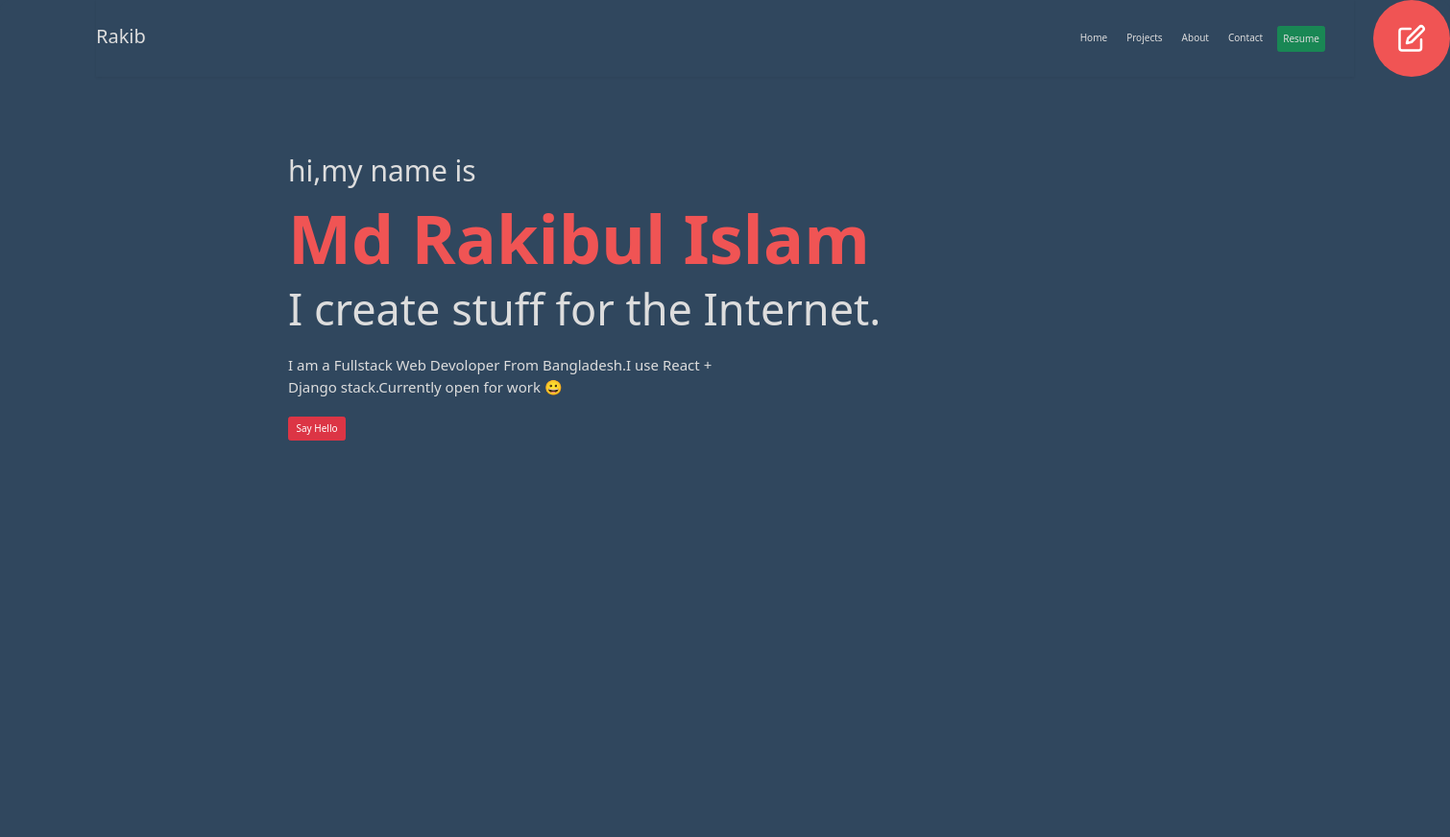
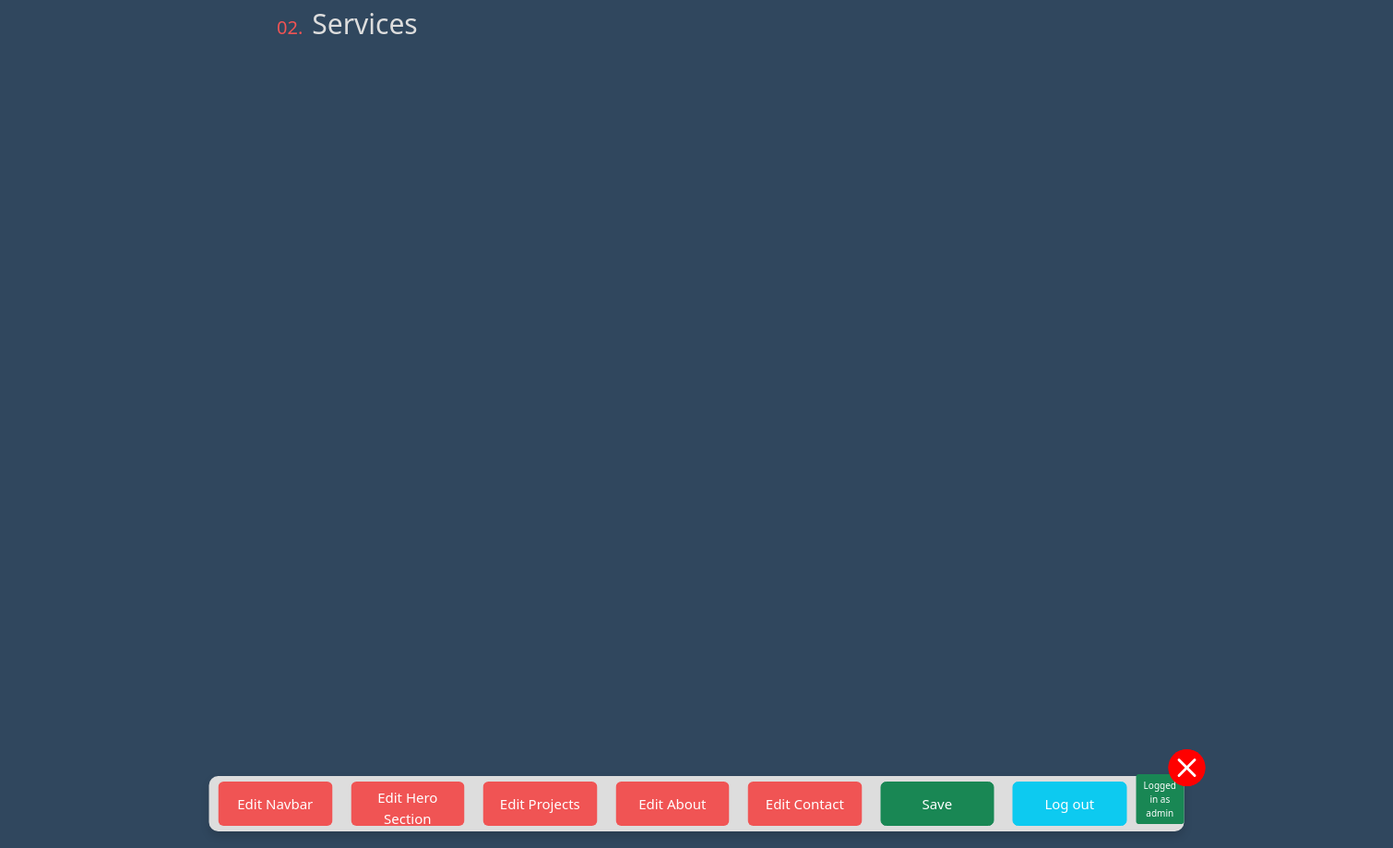
/edit/ (signed in), run on the app's committed database (2 pictures, top to bottom).
### EditPortfolio/models.py (models this page shows, shortened)
class heroModel(models.Model):
    username = models.CharField(max_length=100,null=True,blank=True)
    before_name = models.CharField(max_length=100,null=True,blank=True,default="Hi,my name is..")
    fullname = models.CharField(max_length=100,null=True,blank=True,default="FirstName LastName")
    before_description = models.CharField(max_length=100,null=True,blank=True,default="I create stuff for the Internet.")
    description = models.CharField(max_length=100,null=True,blank=True,default="I am a Fullstack Web Devoloper From Bangladesh.I use React + Django stack.Currently open for work 😀")
    created = models.DateTimeField(auto_now_add=True,null=True,blank=True)

### EditPortfolio/views.py (the view)
# urls.py: path("",editView,name="edit"),
def editView(request):
    hero_contents = heroModel.objects.filter(username=request.user).first()
    hero_contents_default = heroModel.objects.filter(
        username="default").first()
    form = editorForm
    if request.user.is_authenticated:
        pmodel = projectsModel.objects.filter(user = request.user)
    else:
        pmodel = ''
    if hero_contents is not None:
        data = {
            "check": 1,
            'before_name': hero_contents.before_name,
            'name': hero_contents.fullname,
            'before_description': hero_contents.before_description,
            'description': hero_contents.description,
        }
    else:
        data = {
            "check": 0,
            'before_name': hero_contents_default.before_name,
            'name': hero_contents_default.fullname,
            'before_description': hero_contents_default.before_description,
            'description': hero_contents_default.description,
        }
    return render(request, "edit/editpage.html", context={
        'data': data,
        'form':form,
        'projects' : pmodel
    })

### templates/edit/editpage.html (shortened to what this page needs)
{% extends "base.html" %}
 {% load static %}
 {% block css %}
<link rel="stylesheet" href="{% static 'css/navbar.css' %}" type="text/css" />
<link
  rel="stylesheet"
  href="{% static 'css/edit/edit.css' %}"
  type="text/css"
/>
{% endblock %}
  {% block content %}
  <div class="background_full">
  {% if user.is_authenticated %}
    {% include "edit/editbutton.html" %}
     {% include "edit/editBar.html" %}
     {% include "navbar.html" %}
     {% include "Hero/hero.html" with data=data %}
     {% include "projects/projects_container.html" with form=form %}
  </div>
  {% else %}
  {% include "auth/signup.html" %}
  {% endif %}
{% endblock %}

### templates/base.html (shortened to what this page needs)
{% load static %}
<!DOCTYPE html>
<html lang="en">
  <head>
    <link
      rel="stylesheet"
      href="{% static 'assets/bootstrap/bootstrap/css/bootstrap.min.css' %}"
      type="text/css"
    />
      <link
      rel="stylesheet"
      href="https://maxcdn.bootstrapcdn.com/font-awesome/4.7.0/css/font-awesome.min.css"
      type="text/css"
    />
    <link
      rel="stylesheet"
      href="{% static 'css/humburger.css' %}"
      type="text/css"
    />
    <link
      rel="stylesheet"
      href="{% static 'css/index.css' %}"
      type="text/css"
    />
    <link
      rel="stylesheet"
      href="{% static 'css/Hero/hero.css' %}"
      type="text/css"
    />
    <link
    rel="stylesheet"
    href="{% static 'css/projects/projects.css' %}"
    type="text/css"
  />
    {% block css %}
    {% endblock %}
  </head>
  <body>
    {% block content %}{% endblock %}
  </body>
</html>

### templates/edit/editbutton.html (shortened to what this page needs)
<div onclick="show('editBar')" class="edit_btn">
</div>

### templates/edit/editBar.html (shortened to what this page needs)
<div id="editBar" class="editBar shadow">
  <div class="editBar_menu">
    <div class="editBar_close" onclick="hide_then_show('editBar')">
    </div>
    <button id="edit_nav_btn" class="btn btn_pink_red">Edit Navbar</button>
    <button id="edit_hero_btn" onclick='show_hide("hero_edit")' class="btn btn_pink_red">Edit Hero Section</button>
    <button id="edit_projects_btn" onclick='show_hide("project_edit")' class="btn btn_pink_red">Edit Projects</button>
    <button id="edit_about_btn" onclick='show_hide("about_edit")'  class="btn btn_pink_red">Edit About</button>
    <button id="edit_contact_btn"  onclick='show_hide("contact_edit")' class="btn btn_pink_red">Edit Contact</button>
    <button  id="edit_save_btn"class="btn btn-success">Save</button>
    <button  class="btn btn-info "><a href="{% url 'logout' %}" class="text-white text-decoration-none"> Log out</a></button>
    <p class="btn-success btn">Logged in as {{request.user}}</p>
  </div>
</div>

### templates/navbar.html (shortened to what this page needs)
{% load static %}
<nav class="navbar shadow-sm  navbar-expand-lg nav_container">
    <a class="navbar-brand text-capitalize text-xl" href="#"><h2 class="">Rakib</h2> </a>
    <div class="ms-auto   " id="navbarNav">
      <ul  id = "phone_nav" class="navbar-nav phone_nav menu_hide  ">
        <li class="nav-item me-3 active">
          <a class="nav-link" href="#">Home </a>
        </li>
        <li class="nav-item me-3">
          <a class="nav-link" href="#">Projects</a>
        </li>
        <li class="nav-item me-3">
          <a class="nav-link" href="#">About</a>
        </li>
        <li class="nav-item me-3">
          <a class="nav-link" href="#">Contact</a>
        </li>
        <li class="nav-item me-5">
          <a class="nav-link btn btn-success resume_btn" href="#">Resume</a>
        </li>
      </ul>
    </div>
  </nav>

### templates/Hero/hero.html (shortened to what this page needs)
<section id="hero_container">
<div class="port_hero" id="home">
  <div class="hero_left">
    <h3 id="main_before_name">{{data.before_name}}</h3>
    <h2 id="main_name">{{data.name}}</h2>
    <h4 id="main_before_desc">{{data.before_description}}</h4>
    <p id="main_desc">
      {{data.description}}
    </p>
    <button class="btn btn-danger">Say Hello</button>
  </div>
</div>
</section>

### templates/projects/projects_container.html (shortened to what this page needs)
{%load static%}
<section id="projects_container">
    <div class="project_header">
        <h2>
          <span>02.</span>Services
        </h2>
      </div>
      <div class="project_container position-relative">
      </div>
</section>

### static/css/index.css (style rules this page uses)
body { --transition: all 0.25s cubic-bezier(0.645, 0.045, 0.355, 1); --white : #DDDDDD; --dark : #222831; --navy-dark:#30475E; --pink-red:#F05454; --font-mono: "SF Mono", "Fira Code", "Fira Mono", "Roboto Mono", monospace; --font-sans: "Calibre","San Francisco","SF Pro Text",-apple-system,system-ui,sans-serif; background-color: var(--navy-dark); }
.btn_pink_red { background-color: var(--pink-red); }
html { font-size: 62.5%; font-family: var(--font-mono); scroll-behavior: smooth; }
.background_full { background-color: var(--navy-dark); width: 100%; height: 100vh; border-radius: 10px; }

### static/css/Hero/hero.css (style rules this page uses)
#hero_container { background-color: var(--navy-dark); width: 100vw; height: 100vh; }
.port_hero { height: auto; min-height: 100vh; width: auto; min-width: 50vw; display: flex; margin: 0 30rem; }
.hero_left { margin-top: 1rem; }
.port_hero h3 { color: var(--white); font-size: 3rem; margin-top: 7rem; font-style: var(--font-mono); }
.port_hero h2 { font-size: clamp(5rem, 7rem, 10rem); font-style: var(--font-sans); margin-top: 1rem; color: var(--pink-red); font-weight: bold; }
.port_hero h4 { font-size: 4.5rem ; color: var(--white); }
.port_hero p { font-size: 1.5rem; color: var(--white); max-width: 45rem; margin: 2rem 0; }

### static/css/projects/projects.css (style rules this page uses)
#projects_container { height: 100vh; width: 100vw; background-color: var(--navy-dark); }
.project_container { min-height: 100vh; margin: 0 30rem; }
.project_header { display: flex; color: white; margin: 0 30rem; margin-bottom: 7rem; text-align: start; }
.project_header h2 { color: var(--white); font-size: 3rem; }
.project_header h2 span { color: var(--pink-red); font-size: 2rem; margin-right: 1rem; }
.close_btn { background: red; border-radius: 50%; padding: 3px; color: white; width: 40px; height: 40px; }

### static/css/navbar.css (style rules this page uses)
.nav_container { height: 80px !important; --hum__color: var(--pink-red); --hum_width: 3rem; --hum_height: 0.2rem; --hum_before_width: 3rem; --hum_before_height: 0.2rem; --hum_after_width: 3rem; --hum_after_height: 0.2rem; }
.nav_container a { cursor: pointer; color: var(--white); text-decoration: none; }
.nav_container { margin:0 10rem; }

### static/css/edit/edit.css (style rules this page uses)
.edit_btn { background: var(--pink-red); width: 8rem; height: 8rem; border-radius: 50%; display: flex; justify-content: center; align-items: center; color: white; position: absolute; top: 0; right: 0; cursor: pointer; z-index: 200; }
.editBar { width: 100%; position: fixed; bottom: 0; left: 50%; transform: translate(-50%, -30%); z-index: 150; background-color: var(--white); border-radius: 10px; width: 70vw; }
.editBar_close { width: 4rem; height: 4rem; border-radius: 50%; display: flex; justify-content: center; align-items: center; color: white; background: red; position: absolute; top: -29px; right: -23px; }
.editBar_menu { display: flex; height: 6rem; justify-content: space-between; align-items: center; }
.editBar_menu button { width: 40%; border-radius: 6px; padding: 5px; color: white; font-size: 15px; height: 80%; margin: 0 10px; }

### data on the page
heroModel: before_name "hi,my name is", name "Md Rakibul Islam", before_description "I create stuff for the Internet.", description "I am a Fullstack Web Devoloper From Bangladesh.I use React + Django stack.Currently open for work 😀"

### other printed values
{{ request.user }} "admin"
